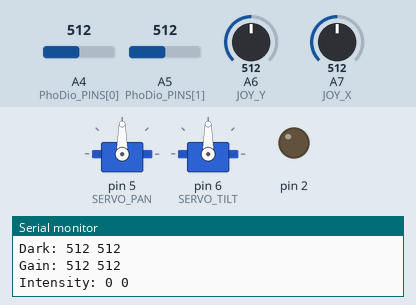
The sketch below on a simulated Arduino Nano, built with avr-gcc and run on an emulated ATmega328P. Shown: 2 × servo, output pins drawn as LEDs (lit = HIGH), the last lines printed to the serial monitor. The test bench sets the inputs (shaded band); at power-on: A6 (JOY_Y) = 512, A7 (JOY_X) = 512, A4 (PhoDio_PINS[0]) = 512, A5 (PhoDio_PINS[1]) = 512. Pins used as bus, display or sensor lines are not drawn.

Above: at 3.7 s.
3.8 s: A6 (JOY_Y) set to 716
At 4.9 s:
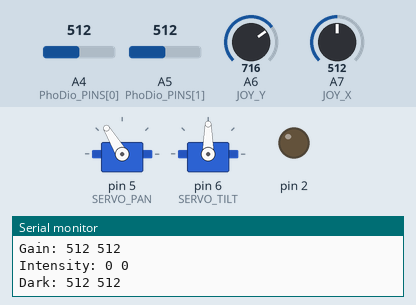
5.3 s: A7 (JOY_X) set to 716
At 6.5 s:
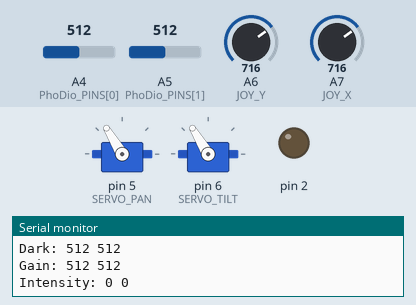
6.8 s: A6 (JOY_Y) set to 992
At 7.4 s:
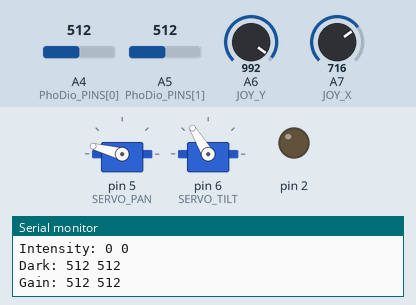
8.3 s: A7 (JOY_X) set to 992
At 9.0 s:
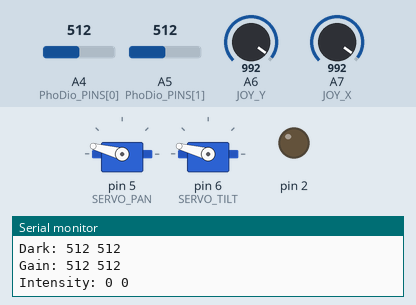
9.8 s: A6 (JOY_Y) set to 306
At 11.0 s:
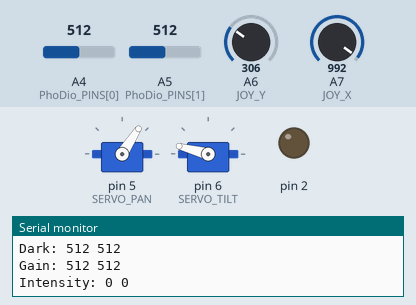
11.3 s: A7 (JOY_X) set to 306
At 12.7 s:
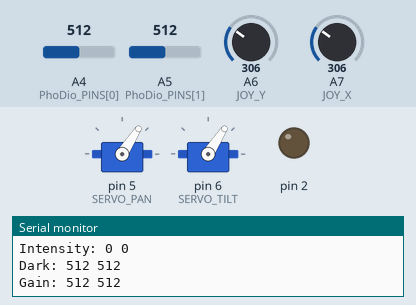
Timing chart, 0 to 13.8 s (numbered marks = the images above; inputs shaded):
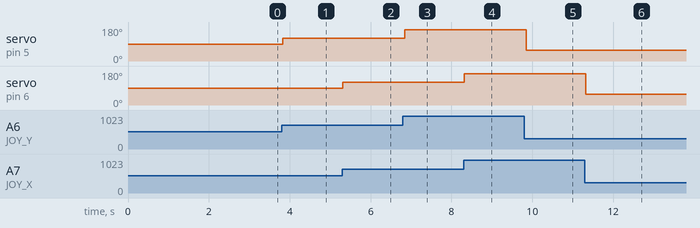

The sketch:

DocHat_Eddy.ino
```cpp
//#include <Mux.h>
//Mux mux(9, 8, 7, 6, A5);
////Mux mux(6, 7, 8, 9, A0);

#include <Servo.h>

#define JOY_BTN 12
#define JOY_Y A6
#define JOY_X A7

#define SCL 10
#define SDA 11

#include "SoftPWM.h"
#define LED_GREEN 3 // messed up wiring colors :P
#define LED_BLUE 4// messed up wiring colors :P
#define LED_RED 2 // messed up wiring colors :P

#define SERVO_PAN 5
#define SERVO_TILT 6
Servo srv_pan;  // create servo object to control a servo
Servo srv_tilt;  // create servo object to control a servo
uint16_t valX;
uint16_t valY;
#define MARGIN 10
#define TILT_MIN 0
#define TILT_MAX 180
#define ROT_MIN 0
#define ROT_MAX 180

const uint16_t AnalogPins[] = {A0, A1, A2, A3, A4, A5};

#define VCC 4.66 // Bad Voltage regulator

uint16_t I_Dark[] = {0, 0};
uint16_t I_Gain[] = {0, 0};
const uint8_t PhoDio_PINS[] = {A4, A5};
const uint8_t num_PhoDio = sizeof(PhoDio_PINS) / sizeof(PhoDio_PINS[0]);

void setup() {

  Serial.begin(9600);

  pinMode(OUTPUT, LED_GREEN);
  pinMode(OUTPUT, LED_BLUE);
  pinMode(OUTPUT, LED_RED);

  pinMode(OUTPUT, SERVO_PAN);
  pinMode(OUTPUT, SERVO_TILT);

  pinMode(INPUT, PhoDio_PINS[0]);
  pinMode(INPUT, PhoDio_PINS[1]);

  pinMode(INPUT_PULLUP, JOY_X);
  pinMode(INPUT_PULLUP, JOY_Y);

  pinMode(OUTPUT, 6);
  pinMode(OUTPUT, 7);
  pinMode(OUTPUT, 8);
  pinMode(OUTPUT, 9);

  srv_pan.attach(SERVO_PAN);  //
  srv_tilt.attach(SERVO_TILT);  //

  //  SoftPWMBegin();
  //  SoftPWMSet(LED_BLUEedpin, 0);
  //  SoftPWMSetFadeTime(LED_BLUE, 1000, 1000);
  //  SoftPWMSet(LED_BLUEedpin, 255);

  //analogReference(EXTERNAL)
  delay(500);
  memcpy(I_Dark, MeasureBrightness( 16 ), sizeof(I_Dark));
  digitalWrite(LED_BUILTIN, HIGH);
  delay(2000);
  memcpy(I_Gain, MeasureBrightness( 16 ), sizeof(I_Gain));
  digitalWrite(LED_BUILTIN, LOW);
}

uint16_t *MeasureBrightness(uint16_t samples) { // put finger on it, or make it really dark :P
  //  uint8_t num_PhoDio = sizeof(I_Dark) / sizeof(I_Dark[0]);
  static uint16_t measurement[num_PhoDio];
  uint16_t tmp = 0;
  for (uint8_t jj = 0; jj < num_PhoDio; jj++) {
    for (uint8_t ii = 1; ii <= (samples + 1); ii++) {
      tmp = analogRead(PhoDio_PINS[jj]);
      if (ii == 1) {
        measurement[jj] = 0;
        continue;
      } else {
        measurement[jj] += tmp;
      }
    }
    measurement[jj] /= samples;

  }
  return measurement;
}

void Dark_Correction(uint16_t *vals) { // array is always passed by reference!
  //uint8_t NUM = sizeof(vals) / sizeof(vals[0]);
  uint16_t tmp = 0;
  for (uint8_t jj = 0; jj < num_PhoDio; jj++) {
    if (vals[jj] < I_Dark[jj]) {
      vals[jj] = 0;
    } else {
      vals[jj] -= I_Dark[jj];
    }
  }
}

void loop() {
  /**
     MUXER
  */
  //  for (int ii = 0; ii < 16; ii++) {
  //    Serial.print(mux.read(ii));
  //    Serial.print(" ");
  //  }
  //  Serial.println("");
  //  delay(50);


  /**
     Servo Reads
  */
  valX = analogRead(JOY_Y);            // reads the value of the potentiometer (value between 0 and 1023)
  valY = analogRead(JOY_X);            // reads the value of the potentiometer (value between 0 and 1023)
  valX = map(valX, 0, 1023, ROT_MIN + MARGIN, ROT_MAX - MARGIN);
  valY = map(valY, 0, 1023, TILT_MIN + MARGIN, TILT_MAX - MARGIN); // scale it to use it with the servo (value between 0 and 180)
  srv_pan.write(valX);                  // sets the servo position according to the scaled value
  srv_tilt.write(valY);
  delay(15);

  /**
     ANALOG READS OF PHOTODIODES
  **/
  uint16_t vals[num_PhoDio];
  memcpy(vals, MeasureBrightness( 4 ), sizeof(vals));
  bool Correct_Dark = true;
  if (Correct_Dark) {
    Dark_Correction(vals);
   // Dark_Correction(I_Gain);
  }

  bool Show_mV = false;
  Serial.print("Intensity: ");
  for (uint8_t ii = 0; ii < num_PhoDio; ii++) {
    Serial.print(Show_mV ? (uint16_t)(vals[ii] / 1023.0 * VCC * 1000) : vals[ii]);
    Serial.print(" ");
  }
  Serial.println("");
  Serial.print("Dark: ");
  for (uint8_t ii = 0; ii < num_PhoDio; ii++) {
    Serial.print(Show_mV ? (uint16_t)(I_Dark[ii] / 1023.0 * VCC * 1000) : I_Dark[ii]);
    Serial.print(" ");
  }
  Serial.println("");
  Serial.print("Gain: ");
  for (uint8_t ii = 0; ii < num_PhoDio; ii++) {
    Serial.print(Show_mV ? (uint16_t)(I_Gain[ii] / 1023.0 * VCC * 1000) : I_Gain[ii]);
    Serial.print(" ");
  }
  Serial.println("");

}
```

Measured:
- after the input at 3.8 s, servo on pin 5 (SERVO_PAN): 90° → 121° at once
- after the input at 5.3 s, servo on pin 6 (SERVO_TILT): 90° → 121° at once
- after the input at 6.8 s, servo on pin 5 (SERVO_PAN): 121° → 165° at once
- after the input at 8.3 s, servo on pin 6 (SERVO_TILT): 121° → 165° at once
- after the input at 9.8 s, servo on pin 5 (SERVO_PAN): 165° → 57° after 0.05 s
- after the input at 11.3 s, servo on pin 6 (SERVO_TILT): 165° → 57° at once
